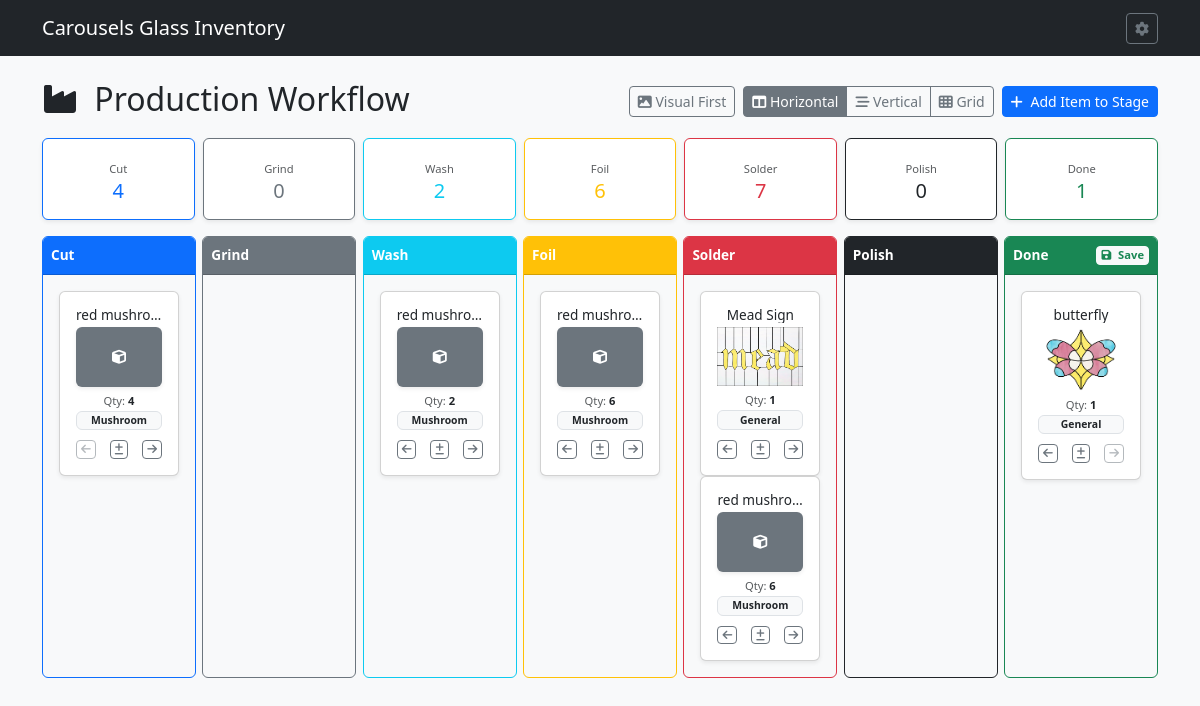
The app's page /production, older data.
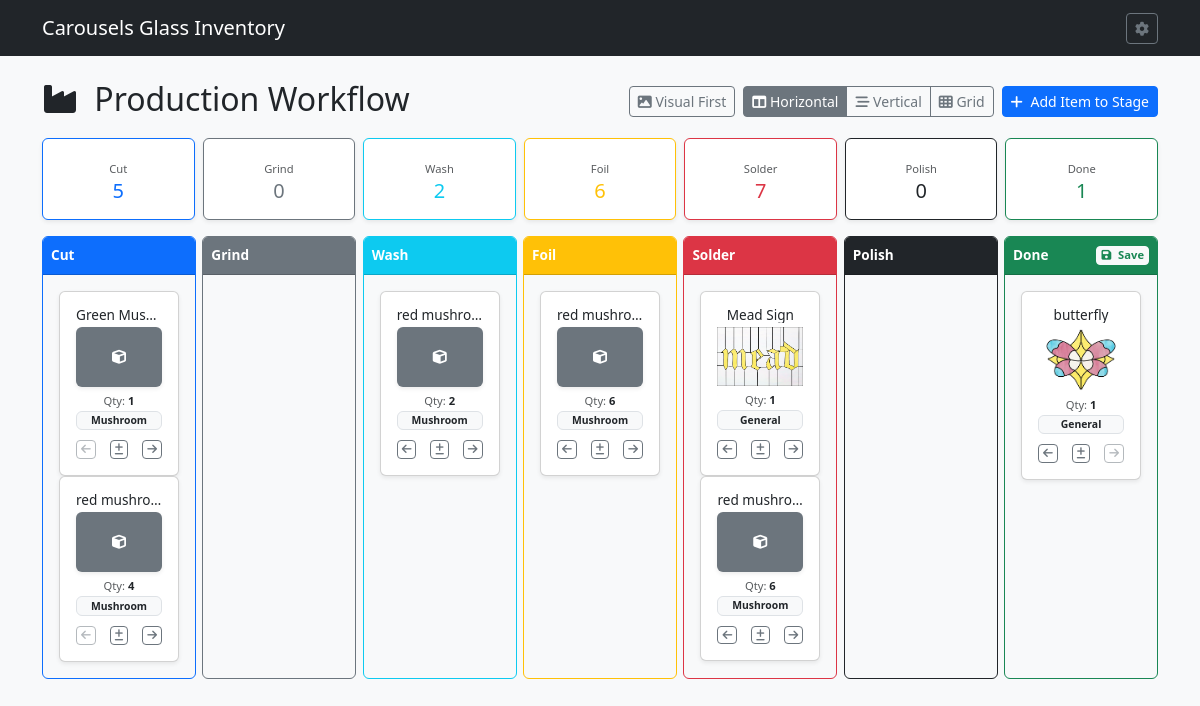
The same page, newer data.
### tables this page shows
CREATE TABLE ICC (

    IPID INTEGER PRIMARY KEY AUTOINCREMENT,	--Item State ID
    ITEMID INTEGER,				--Item ID
    IPCUT INTEGER,				--Item num in Cut State
    IPGRND INTEGER,				--Item num in Grind State
    IPWASH INTEGER,				--Item num in Wash State
    IPFOIL INTEGER,				--Item num in Foil State
    IPSLDR INTEGER,				--Item num in Solder State
    IPPOLISH INTEGER,				--Item num in Polish State
    IPDONE INTEGER,				--Item num in Finished State
    IPTS TEXT,					--Item state time stamp

    FOREIGN KEY (ITEMID) REFERENCES ITM(ITEMID) ON DELETE CASCADE ON UPDATE CASCADE

);

CREATE TABLE ITM (

    ITEMID INTEGER PRIMARY KEY AUTOINCREMENT,	--Item ID
    ITMNAME TEXT,				--Item Name
    ITMIMG TEXT,				--Item Image
    ONEOFF INTEGER,				--One off Item
    VARIAT INTEGER,				--Is Variation Boolean
    ITMGRP TEXT,				--Item Group
    CURRENT INTEGER,				--Currently Being Sold Bool
    ITMPTRN TEXT,				--Item Pattern Image
    ITMSVG TEXT,				--Item SVG
    ITMNOTE TEXT,				--Item Notes
    ITMLEN TEXT,				--Item Length
    ITMWID TEXT,				--Item Width
    IMISLDR INTEGER,				--Item Solder IMI ID
    IMICAME INTEGER,				--Item CAME IMI ID
    IMIFOIL INTEGER,				--Item Foil IMI ID
    IMICHAIN INTEGER,				--Item Chain IMI ID
    IMIRING INTEGER,				--Item Ring IMI ID
    IMIWIRE INTEGER,				--Item Wire IMI ID
    PARENT INTEGER,				--Parent Item ID
    PATINA TEXT,				--Patina Type
    ISACTIVE INTEGER,				--Is Active Item

    FOREIGN KEY (ITMGRP) REFERENCES IGP(ITMGRP) ON DELETE SET NULL ON UPDATE CASCADE,
    FOREIGN KEY (IMISLDR) REFERENCES IMI(IMIID) ON DELETE SET NULL ON UPDATE CASCADE,
    FOREIGN KEY (IMICAME) REFERENCES IMI(IMIID) ON DELETE SET NULL ON UPDATE CASCADE,
    FOREIGN KEY (IMIFOIL) REFERENCES IMI(IMIID) ON DELETE SET NULL ON UPDATE CASCADE,
    FOREIGN KEY (IMICHAIN) REFERENCES IMI(IMIID) ON DELETE SET NULL ON UPDATE CASCADE,
    FOREIGN KEY (IMIRING) REFERENCES IMI(IMIID) ON DELETE SET NULL ON UPDATE CASCADE,
    FOREIGN KEY (IMIWIRE) REFERENCES IMI(IMIID) ON DELETE SET NULL ON UPDATE CASCADE,
    FOREIGN KEY (PATINA) REFERENCES PATINA(PATINA) ON DELETE SET NULL ON UPDATE CASCADE
);

### routes/production_routes.py (the view)
@production_bp.route('/production', methods=['GET'])
def production_board():
    db = get_db_from_app()
    query = """

        SELECT

            i.ITEMID, i.ITMNAME, i.ITMIMG, i.ITMGRP, i.ONEOFF, i.CURRENT, i.VARIAT, i.PARENT,

            c.IPID,

            COALESCE(c.IPCUT, 0) AS IPCUT,

            COALESCE(c.IPGRND, 0) AS IPGRND,

            COALESCE(c.IPWASH, 0) AS IPWASH,

            COALESCE(c.IPFOIL, 0) AS IPFOIL,

            COALESCE(c.IPSLDR, 0) AS IPSLDR,

            COALESCE(c.IPPOLISH, 0) AS IPPOLISH,

            COALESCE(c.IPDONE, 0) AS IPDONE,

            c.IPTS

        FROM ITM i

        LEFT JOIN ICC c ON i.ITEMID = c.ITEMID

        WHERE i.ISACTIVE = 1

        ORDER BY i.ITMNAME ASC

    """
    items = db.execute(query).fetchall()
    item_groups = db.execute("SELECT ITMGRP FROM IGP WHERE ISACTIVE = 1 OR ISACTIVE IS NULL ORDER BY ITMGRP ASC").fetchall()
    master_items = db.execute("""

        SELECT ITEMID, ITMNAME, ITMGRP, ONEOFF, CURRENT, VARIAT, PARENT

        FROM ITM

        WHERE ISACTIVE = 1

        ORDER BY ITMNAME ASC

    """).fetchall()
    summary_query = """

        SELECT

            SUM(COALESCE(IPCUT, 0)) as total_cut,

            SUM(COALESCE(IPGRND, 0)) as total_grind,

            SUM(COALESCE(IPWASH, 0)) as total_wash,

            SUM(COALESCE(IPFOIL, 0)) as total_foil,

            SUM(COALESCE(IPSLDR, 0)) as total_solder,

            SUM(COALESCE(IPPOLISH, 0)) as total_polish,

            SUM(COALESCE(IPDONE, 0)) as total_done

        FROM ICC

    """
    summary = db.execute(summary_query).fetchone()
    return render_template(
        'production_board.html',
        items=items,
        summary=summary,
        item_groups=item_groups,
        master_items=master_items
    )

### app.py (called while the page is built)
def get_db():
    conn = sqlite3.connect(DATABASE)
    conn.row_factory = sqlite3.Row
    conn.execute("PRAGMA foreign_keys = ON;")
    return conn

### routes/production_routes.py (called while the page is built)
def get_db_from_app():
    from __main__ import get_db
    return get_db()

### templates/production_board.html (shortened to what this page needs)
{% extends "base.html" %}
{% block content %}
<div class="row mb-3 align-items-center">
    <div class="col">
        <h2 class="mb-1"><i class="fas fa-industry me-2"></i> Production Workflow</h2>
    </div>
    <div class="col-auto d-flex gap-2 align-items-center">
        <button type="button" class="btn btn-outline-secondary btn-sm" id="layoutBtnVisual" title="Visual First Display">
            <i class="fas fa-image"></i> Visual First
        </button>
        <div class="btn-group" role="group" aria-label="Board Layout Switcher">
            <button type="button" class="btn btn-outline-secondary btn-sm active" id="layoutBtnHorizontal" title="Horizontal Layout">
                <i class="fas fa-columns"></i> Horizontal
            </button>
            <button type="button" class="btn btn-outline-secondary btn-sm" id="layoutBtnVertical" title="Vertical Layout">
                <i class="fas fa-stream"></i> Vertical
            </button>
            <button type="button" class="btn btn-outline-secondary btn-sm" id="layoutBtnGrid" title="Grid Layout">
                <i class="fas fa-th"></i> Grid
            </button>
        </div>
        <button class="btn btn-primary btn-sm" data-bs-toggle="modal" data-bs-target="#addItemModal">
            <i class="fas fa-plus me-1"></i> Add Item to Stage
        </button>
    </div>
</div>
<div class="row text-center mb-3 g-2" id="summary-cards">
    <div class="col"><div class="card shadow-sm border-primary"><div class="card-body p-1.5"><span class="text-muted small" style="font-size: 0.7rem;">Cut</span><h5 class="mb-0 text-primary" id="sum-cut">{{ summary.total_cut or 0 }}</h5></div></div></div>
    <div class="col"><div class="card shadow-sm border-secondary"><div class="card-body p-1.5"><span class="text-muted small" style="font-size: 0.7rem;">Grind</span><h5 class="mb-0 text-secondary" id="sum-grind">{{ summary.total_grind or 0 }}</h5></div></div></div>
    <div class="col"><div class="card shadow-sm border-info"><div class="card-body p-1.5"><span class="text-muted small" style="font-size: 0.7rem;">Wash</span><h5 class="mb-0 text-info" id="sum-wash">{{ summary.total_wash or 0 }}</h5></div></div></div>
    <div class="col"><div class="card shadow-sm border-warning"><div class="card-body p-1.5"><span class="text-muted small" style="font-size: 0.7rem;">Foil</span><h5 class="mb-0 text-warning" id="sum-foil">{{ summary.total_foil or 0 }}</h5></div></div></div>
    <div class="col"><div class="card shadow-sm border-danger"><div class="card-body p-1.5"><span class="text-muted small" style="font-size: 0.7rem;">Solder</span><h5 class="mb-0 text-danger" id="sum-solder">{{ summary.total_solder or 0 }}</h5></div></div></div>
    <div class="col"><div class="card shadow-sm border-dark"><div class="card-body p-1.5"><span class="text-muted small" style="font-size: 0.7rem;">Polish</span><h5 class="mb-0 text-dark" id="sum-polish">{{ summary.total_polish or 0 }}</h5></div></div></div>
    <div class="col"><div class="card shadow-sm border-success"><div class="card-body p-1.5"><span class="text-muted small" style="font-size: 0.7rem;">Done</span><h5 class="mb-0 text-success" id="sum-done">{{ summary.total_done or 0 }}</h5></div></div></div>
</div>
<div id="kanbanBoardContainer" class="kanban-layout-horizontal pb-3">
    {% set stages = [
        ('cut', 'Cut', 'primary', 'IPCUT'),
        ('grnd', 'Grind', 'secondary', 'IPGRND'),
        ('wash', 'Wash', 'info', 'IPWASH'),
        ('foil', 'Foil', 'warning', 'IPFOIL'),
        ('sldr', 'Solder', 'danger', 'IPSLDR'),
        ('polish', 'Polish', 'dark', 'IPPOLISH'),
        ('done', 'Done', 'success', 'IPDONE')
    ] %}
{% for key, label, color, col_field in stages %}
    <div class="kanban-column-wrapper">
        <div class="card bg-light border-{{ color }} h-100">
            <div class="card-header bg-{{ color }} text-white d-flex justify-content-between align-items-center py-1.5 px-2" style="font-size: 0.85rem;">
                <strong>{{ label }}</strong>
                {% if key == 'done' %}
                <button class="btn btn-light btn-sm py-0 px-1 text-success fw-bold" id="saveFinishedGlobalBtn" style="font-size: 0.7rem;" title="Save All Finished Items to Inventory">
                    <i class="fas fa-save me-1"></i> Save
                </button>
                {% endif %}
            </div>
            <div class="card-body p-1.5 kanban-stage" data-stage="{{ key }}" data-stage-index="{{ loop.index0 }}" data-stage-label="{{ label }}" style="min-height: 400px; max-height: 65vh; overflow-y: auto;">
                {% for item in items %}
                    {% set count = item[col_field] %}
                    {% if count and count > 0 %}
                    <div class="card mb-1.5 shadow-sm item-card" draggable="true" data-item-id="{{ item.ITEMID }}" data-item-name="{{ item.ITMNAME }}" data-current-stage="{{ key }}" data-current-index="{{ loop.index0 }}" data-available-qty="{{ count }}">
                        <div class="card-body p-1.5">
                            <div class="mb-1 text-center card-element-standard">
                                <h6 class="card-title mb-0 text-truncate" style="font-size: 0.85rem; line-height: 1.1;">
                                    <a href="{{ url_for('item_bp.item_detail', item_id=item.ITEMID) }}" class="text-decoration-none text-dark" title="{{ item.ITMNAME }}">{{ item.ITMNAME }}</a>
                                </h6>
                            </div>
                            <div class="text-center mb-1">
                                {% if item.ITMIMG %}
                                    <div class="w-100 overflow-hidden bg-white" style="cursor: pointer;"
                                         data-bs-toggle="modal"
                                         data-bs-target="#imageModal"
                                         data-img-url="{{ url_for('static', filename=item.ITMIMG) }}"
                                         title="Click to pop up larger image">
                                        <img src="{{ url_for('static', filename=item.ITMIMG) }}"
                                             class="w-100 d-block card-img-scaled"
                                             style="max-height: 140px; object-fit: contain;"
                                             alt="{{ item.ITMNAME }}">
                                    </div>
                                {% else %}
                                    <div class="bg-secondary rounded w-100 d-flex align-items-center justify-content-center text-white shadow-sm" style="height: 60px; font-size: 14px;"><i class="fas fa-cube"></i></div>
                                {% endif %}
                            </div>
                            <div class="text-center mb-1" style="line-height: 1;">
                                <span class="text-muted" style="font-size: 0.7rem;">Qty: <strong class="item-qty text-dark">{{ count }}</strong></span>
                            </div>
                            <div class="mb-1 text-truncate card-element-standard">
                                <span class="badge bg-light text-dark border w-100 text-truncate py-0.5" style="font-size: 0.65rem;" title="{{ item.ITMGRP or 'General' }}">{{ item.ITMGRP or 'General' }}</span>
                            </div>
                            <div class="d-flex justify-content-between align-items-center">
                                <button class="btn btn-outline-secondary btn-sm py-0 px-1 move-backward-btn" style="font-size: 0.7rem;" title="Move Backward"><i class="fas fa-arrow-left move-icon-h"></i></button>
                                <button class="btn btn-outline-secondary btn-sm py-0 px-1 qty-adjust-modal-btn" style="font-size: 0.7rem;" title="Adjust Quantity"><i class="fas fa-plus-minus"></i></button>
                                <button class="btn btn-outline-secondary btn-sm py-0 px-1 move-forward-btn" style="font-size: 0.7rem;" title="Move Forward"><i class="fas fa-arrow-right move-icon-h"></i></button>
                            </div>
                        </div>
                    </div>
                    {% endif %}
                {% endfor %}
            </div>
        </div>
    </div>
    {% endfor %}
</div>
{% endblock %}

### templates/base.html (shortened to what this page needs)
<!DOCTYPE html>
<html lang="en">
<head>
    <link href="https://cdn.jsdelivr.net/npm/bootstrap@5.3.0/dist/css/bootstrap.min.css" rel="stylesheet">
    <link rel="stylesheet" href="https://cdnjs.cloudflare.com/ajax/libs/font-awesome/6.4.0/css/all.min.css">
</head>
<body class="bg-light">
    <nav class="navbar navbar-expand-lg navbar-dark bg-dark mb-4">
        <div class="container">
            <a class="navbar-brand" href="{{ url_for('index') }}">Carousels Glass Inventory</a>
		<div>
                <a href="{{ url_for('settings') }}" class="btn btn-outline-secondary btn-sm" title="Settings">
                    <i class="fas fa-gear"></i>
                </a>
            </div>
        </div>
    </nav>
    <div class="container">
        {% block content %}{% endblock %}
    </div>
</body>
</html>

### templates/production_board.html (style rules this page uses)
#kanbanBoardContainer.kanban-layout-horizontal { display: flex; flex-direction: row; flex-wrap: nowrap; overflow-x: visible; gap: 0.4rem; }
#kanbanBoardContainer.kanban-layout-horizontal .kanban-column-wrapper { flex: 1 1 0; min-width: 0; }

Row changes from the older to the newer data that the page shows:
added ICC: ITMNAME "Green Mus…", IPCUT "1", ITMGRP "Mushroom", shown under "Cut"
Text that changed along with them:
{{ summary.total_cut or 0 }}: "4" → "5"
